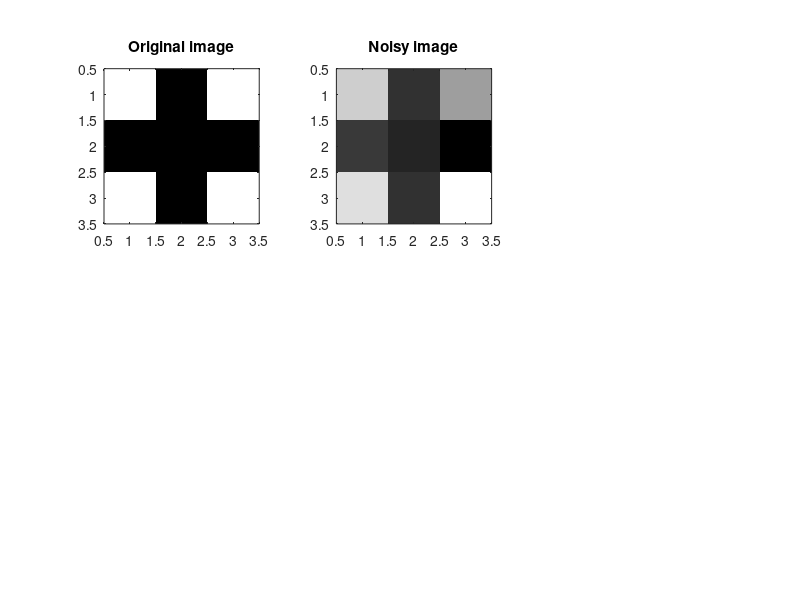

The MATLAB script that drew this image: (Note: this script raises an error after producing the figure.)
clear; close all;
l = 3;
X = ones(l,l);
h = ceil(l/2);
for i = 1:l
    X(i,h) = 0;
    X(h,i) = 0;
end
img = double(X);
img = sign(img-mean(img(:)));

figure;
subplot(2,3,1);
imagesc(img);
title('Original image');
axis image;
colormap gray;
%% Noisy image
sigma = 0.5; % noise level
x = img + sigma*randn(size(img)); % noisy signal
subplot(2,3,2);
imagesc(x);
title('Noisy image');
axis image;
colormap gray;
%% Construct MRF data
epoch = 20;
J = 1;   % ising parameter
[A,nodePot,edgePot] = mrfIsGa(x,sigma,J);
%% Exact
[nodeBel,edgeBel,lnZ] = mrfExact(A,nodePot,edgePot);
subplot(2,3,3);
imagesc(reshape(nodeBel(1,:),size(img)));
title('Exact');
axis image;
colormap gray;
%% Mean Field
[nodeBel0,edgeBel0,lnZ0] = mrfMf(A,nodePot,edgePot,epoch);

L0 = mrfGibbs(A,nodePot,edgePot,nodeBel);
L1 = mrfBethe(A,nodePot,edgePot,nodeBel,edgeBel);
maxdiff(L0,lnZ0(end))
maxdiff(L0,L1)

subplot(2,3,4);
imagesc(reshape(nodeBel0(1,:),size(img)));
title('Mean Field');
axis image;
colormap gray;
%% Undirected Graph Belief Propagation
[nodeBel1,edgeBel1,lnZ1] = mrfBp(A,nodePot,edgePot,epoch);

subplot(2,3,5);
imagesc(reshape(nodeBel1(1,:),size(img)));
title('Belief Propagation');
axis image;
colormap gray;
% %% Gibbs Sampling
% burnin = 100;
% t = 20;
% z = mrfGs(A,nodePot,edgePot,burnin,t);
% [nodeBel,edgeBel,lnZ] = mrfAprox(z,A,nodePot,edgePot);
% 
% subplot(2,3,6);
% imagesc(reshape(nodeBel(1,:),size(img)));
% title('Gibbs Sampling');
% axis image;
% colormap gray;
%% Energy comparation
figure
lnZ = lnZ*ones(1,epoch);
epochs = 1:epoch;
plot( epochs,lnZ,'b-', ...
      epochs,lnZ0,'r-', ...
      epochs,lnZ1,'k-');
xlabel('epoch');       %  add axis labels and plot title
ylabel('energy');
title('Energy Comparation');
legend('Exact','MF','BP');
